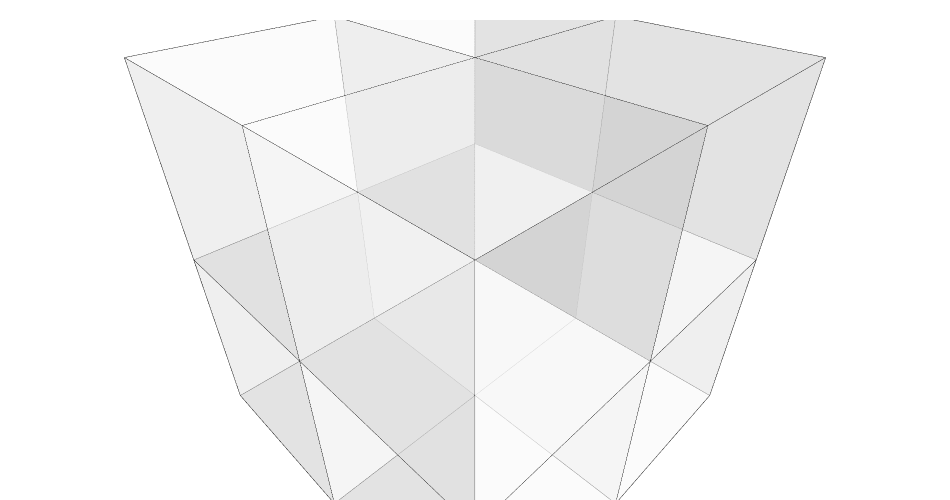

Notebook cell for this chart:
### Code cell
ap = Topology.Show(CellComplex().Box(), renderer='jupyterlab', showVertices=False)

### Figure 1 — Plotly figure (JSON) as saved in the notebook; plotly's stock layout.template omitted (floating-point values rounded to 4 significant figures; data arrays with more than 128 entries replaced by an {"elided": "..."} marker saying what was removed)
{"data": [{"hoverinfo": "text", "legendgroup": "2", "legendrank": 2, "line": {"color": "black", "width": 1}, "marker": {"size": 0}, "mode": "lines", "name": "Topology Edges", "showlegend": false, "text": "", "type": "scatter3d", "x": {"elided": "162 float values"}, "y": {"elided": "162 float values"}, "z": {"elided": "162 float values"}}, {"cmax": 1, "cmin": 0, "color": "#FAFAFA", "colorscale": [[0, "#440154"], [0.1111, "#482878"], [0.2222, "#3e4989"], [0.3333, "#31688e"], [0.4444, "#26828e"], [0.5556, "#1f9e89"], [0.6667, "#35b779"], [0.7778, "#6ece58"], [0.8889, "#b5de2b"], [1, "#fde725"]], "flatshading": true, "hoverinfo": "text", "hovertext": "", "i": [0, 3, 0, 0, 1, 1, 2, 2, 3, 3, 6, 6, 1, 2, 1, 1, 8, 8, 9, 9, 11, 11, 12, 3, 2, 2, 13, 13, 12, 12, 14, 14, 5, 5, 4, 4, 18, 18, 7, 7, 6, 6, 13, 2, 9, 9, 20, 20, 21, 21, 22, 22, 4, 4, 11, 11, 10, 10, 15, 15, 25, 25, 6, 6, 14, 14, 26, 26, 11, 11, 21, 21], "j": [1, 0, 4, 5, 4, 6, 6, 7, 7, 5, 4, 5, 8, 1, 4, 10, 11, 10, 11, 6, 4, 10, 3, 2, 6, 14, 14, 15, 15, 7, 6, 7, 16, 17, 18, 16, 16, 17, 19, 17, 18, 19, 2, 9, 11, 21, 21, 14, 11, 6, 23, 16, 16, 23, 18, 22, 22, 23, 24, 19, 19, 18, 18, 25, 25, 24, 18, 22, 22, 26, 26, 25], "k": [2, 2, 1, 4, 6, 2, 7, 3, 5, 0, 5, 7, 9, 9, 10, 8, 9, 11, 6, 2, 6, 4, 13, 13, 14, 13, 15, 12, 7, 3, 7, 15, 4, 16, 6, 18, 17, 19, 17, 5, 19, 7, 20, 20, 21, 20, 14, 13, 6, 14, 16, 18, 23, 10, 6, 18, 11, 22, 19, 7, 24, 19, 25, 14, 24, 15, 25, 18, 26, 21, 25, 14], "legendgroup": "3", "legendrank": 3, "lighting": {"facenormalsepsilon": 0}, "name": "Topology Faces", "opacity": 0.5, "showlegend": false, "showscale": false, "text": "", "type": "mesh3d", "x": [-0.5, -0.5, 0, 0, -0.5, -0.5, 0, 0, -0.5, 0, -0.5, 0, 0.5, 0.5, 0.5, 0.5, -0.5, -0.5, 0, 0, 0.5, 0.5, 0, -0.5, 0.5, 0.5, 0.5], "y": [-0.5, 0, 0, -0.5, 0, -0.5, 0, -0.5, 0.5, 0.5, 0.5, 0.5, -0.5, 0, 0, -0.5, 0, -0.5, 0, -0.5, 0.5, 0.5, 0.5, 0.5, -0.5, 0, 0.5], "z": [-0.5, -0.5, -0.5, -0.5, 0, 0, 0, 0, -0.5, -0.5, 0, 0, -0.5, -0.5, 0, 0, 0.5, 0.5, 0.5, 0.5, -0.5, 0, 0.5, 0.5, 0.5, 0.5, 0.5]}], "layout": {"height": 500, "margin": {"b": 0, "l": 0, "r": 0, "t": 20}, "paper_bgcolor": "rgba(0, 0, 0, 0)", "plot_bgcolor": "rgba(0, 0, 0, 0)", "scene": {"aspectmode": "data", "aspectratio": {"x": 1, "y": 1, "z": 1}, "camera": {"center": {"x": 0, "y": 0, "z": 0}, "eye": {"x": -0.7918, "y": -0.7918, "z": 0.7918}, "projection": {"type": "perspective"}, "up": {"x": 0, "y": 0, "z": 1}}, "xaxis": {"type": "linear", "visible": false}, "yaxis": {"type": "linear", "visible": false}, "zaxis": {"type": "linear", "visible": false}}, "showlegend": true, "width": 950, "xaxis": {"showgrid": false, "visible": false, "zeroline": false}, "yaxis": {"showgrid": false, "visible": false, "zeroline": false}}}
